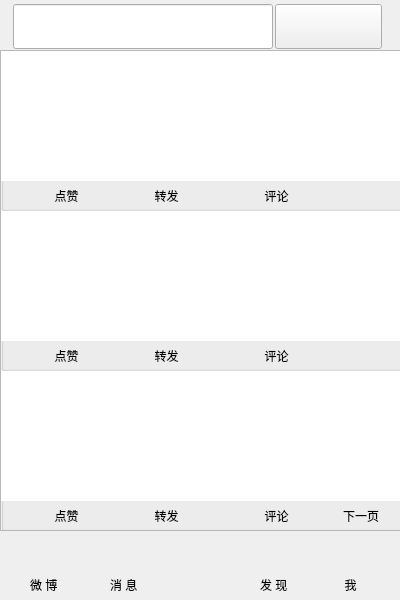
<?xml version="1.0" encoding="UTF-8"?>
<ui version="4.0">
 <class>me</class>
 <widget class="QMainWindow" name="me">
  <property name="enabled">
   <bool>true</bool>
  </property>
  <property name="geometry">
   <rect>
    <x>0</x>
    <y>0</y>
    <width>400</width>
    <height>600</height>
   </rect>
  </property>
  <property name="minimumSize">
   <size>
    <width>400</width>
    <height>600</height>
   </size>
  </property>
  <property name="maximumSize">
   <size>
    <width>400</width>
    <height>600</height>
   </size>
  </property>
  <property name="mouseTracking">
   <bool>false</bool>
  </property>
  <property name="windowTitle">
   <string>weibo</string>
  </property>
  <property name="styleSheet">
   <string notr="true">border-color: rgb(255, 0, 0);
color: rgb(0, 0, 0);</string>
  </property>
  <widget class="QWidget" name="centralWidget">
   <widget class="QLabel" name="aboutme">
    <property name="geometry">
     <rect>
      <x>330</x>
      <y>575</y>
      <width>41</width>
      <height>20</height>
     </rect>
    </property>
    <property name="text">
     <string>我</string>
    </property>
    <property name="alignment">
     <set>Qt::AlignCenter</set>
    </property>
   </widget>
   <widget class="QLabel" name="search_">
    <property name="geometry">
     <rect>
      <x>260</x>
      <y>575</y>
      <width>41</width>
      <height>20</height>
     </rect>
    </property>
    <property name="text">
     <string>发 现</string>
    </property>
   </widget>
   <widget class="QLabel" name="home">
    <property name="geometry">
     <rect>
      <x>30</x>
      <y>575</y>
      <width>41</width>
      <height>20</height>
     </rect>
    </property>
    <property name="text">
     <string>微 博</string>
    </property>
   </widget>
   <widget class="QPushButton" name="message">
    <property name="geometry">
     <rect>
      <x>88</x>
      <y>535</y>
      <width>75</width>
      <height>41</height>
     </rect>
    </property>
    <property name="text">
     <string/>
    </property>
    <property name="icon">
     <iconset>
      <normaloff>I:/page_ui/imgs/white information.png</normaloff>I:/page_ui/imgs/white information.png</iconset>
    </property>
    <property name="iconSize">
     <size>
      <width>30</width>
      <height>30</height>
     </size>
    </property>
    <property name="flat">
     <bool>true</bool>
    </property>
   </widget>
   <widget class="QPushButton" name="me_">
    <property name="geometry">
     <rect>
      <x>320</x>
      <y>540</y>
      <width>61</width>
      <height>31</height>
     </rect>
    </property>
    <property name="text">
     <string/>
    </property>
    <property name="icon">
     <iconset>
      <normaloff>I:/page_ui/imgs/white.png</normaloff>I:/page_ui/imgs/white.png</iconset>
    </property>
    <property name="iconSize">
     <size>
      <width>30</width>
      <height>30</height>
     </size>
    </property>
    <property name="flat">
     <bool>true</bool>
    </property>
   </widget>
   <widget class="QPushButton" name="search">
    <property name="geometry">
     <rect>
      <x>240</x>
      <y>540</y>
      <width>61</width>
      <height>31</height>
     </rect>
    </property>
    <property name="text">
     <string/>
    </property>
    <property name="icon">
     <iconset>
      <normaloff>I:/page_ui/imgs/black search.png</normaloff>I:/page_ui/imgs/black search.png</iconset>
    </property>
    <property name="iconSize">
     <size>
      <width>30</width>
      <height>30</height>
     </size>
    </property>
    <property name="flat">
     <bool>true</bool>
    </property>
   </widget>
   <widget class="QPushButton" name="home_page">
    <property name="geometry">
     <rect>
      <x>10</x>
      <y>530</y>
      <width>71</width>
      <height>51</height>
     </rect>
    </property>
    <property name="text">
     <string/>
    </property>
    <property name="icon">
     <iconset>
      <normaloff>I:/page_ui/imgs/white house.png</normaloff>I:/page_ui/imgs/white house.png</iconset>
    </property>
    <property name="iconSize">
     <size>
      <width>30</width>
      <height>30</height>
     </size>
    </property>
    <property name="flat">
     <bool>true</bool>
    </property>
   </widget>
   <widget class="QLabel" name="msg">
    <property name="geometry">
     <rect>
      <x>110</x>
      <y>575</y>
      <width>41</width>
      <height>20</height>
     </rect>
    </property>
    <property name="text">
     <string>消 息</string>
    </property>
   </widget>
   <widget class="QPushButton" name="new_blog">
    <property name="geometry">
     <rect>
      <x>144</x>
      <y>540</y>
      <width>111</width>
      <height>51</height>
     </rect>
    </property>
    <property name="autoFillBackground">
     <bool>false</bool>
    </property>
    <property name="text">
     <string/>
    </property>
    <property name="icon">
     <iconset>
      <normaloff>I:/page_ui/imgs/plus sign.jpg</normaloff>I:/page_ui/imgs/plus sign.jpg</iconset>
    </property>
    <property name="iconSize">
     <size>
      <width>50</width>
      <height>50</height>
     </size>
    </property>
    <property name="flat">
     <bool>true</bool>
    </property>
   </widget>
   <widget class="QScrollArea" name="scrollArea">
    <property name="geometry">
     <rect>
      <x>0</x>
      <y>50</y>
      <width>401</width>
      <height>481</height>
     </rect>
    </property>
    <property name="widgetResizable">
     <bool>true</bool>
    </property>
    <widget class="QWidget" name="scrollAreaContents">
     <property name="geometry">
      <rect>
       <x>0</x>
       <y>0</y>
       <width>399</width>
       <height>479</height>
      </rect>
     </property>
     <property name="autoFillBackground">
      <bool>false</bool>
     </property>
     <widget class="QGroupBox" name="blog2">
      <property name="geometry">
       <rect>
        <x>0</x>
        <y>0</y>
        <width>401</width>
        <height>160</height>
       </rect>
      </property>
      <property name="title">
       <string/>
      </property>
      <widget class="QPushButton" name="comment1">
       <property name="geometry">
        <rect>
         <x>240</x>
         <y>129</y>
         <width>71</width>
         <height>31</height>
        </rect>
       </property>
       <property name="text">
        <string>评论</string>
       </property>
       <property name="flat">
        <bool>true</bool>
       </property>
      </widget>
      <widget class="QPushButton" name="forward1">
       <property name="geometry">
        <rect>
         <x>130</x>
         <y>129</y>
         <width>71</width>
         <height>31</height>
        </rect>
       </property>
       <property name="text">
        <string>转发</string>
       </property>
       <property name="flat">
        <bool>true</bool>
       </property>
      </widget>
      <widget class="QPushButton" name="fabulous1">
       <property name="geometry">
        <rect>
         <x>30</x>
         <y>129</y>
         <width>71</width>
         <height>31</height>
        </rect>
       </property>
       <property name="text">
        <string>点赞</string>
       </property>
       <property name="flat">
        <bool>true</bool>
       </property>
      </widget>
      <widget class="QTextBrowser" name="text_box1">
       <property name="geometry">
        <rect>
         <x>0</x>
         <y>0</y>
         <width>401</width>
         <height>130</height>
        </rect>
       </property>
       <property name="styleSheet">
        <string notr="true">font: 11pt &quot;Arial&quot;;</string>
       </property>
       <property name="frameShape">
        <enum>QFrame::NoFrame</enum>
       </property>
      </widget>
     </widget>
     <widget class="QGroupBox" name="blog2_2">
      <property name="geometry">
       <rect>
        <x>0</x>
        <y>160</y>
        <width>401</width>
        <height>160</height>
       </rect>
      </property>
      <property name="title">
       <string/>
      </property>
      <widget class="QPushButton" name="comment2">
       <property name="geometry">
        <rect>
         <x>240</x>
         <y>129</y>
         <width>71</width>
         <height>31</height>
        </rect>
       </property>
       <property name="text">
        <string>评论</string>
       </property>
       <property name="flat">
        <bool>true</bool>
       </property>
      </widget>
      <widget class="QPushButton" name="forward2">
       <property name="geometry">
        <rect>
         <x>130</x>
         <y>129</y>
         <width>71</width>
         <height>31</height>
        </rect>
       </property>
       <property name="text">
        <string>转发</string>
       </property>
       <property name="flat">
        <bool>true</bool>
       </property>
      </widget>
      <widget class="QPushButton" name="fabulous2">
       <property name="geometry">
        <rect>
         <x>30</x>
         <y>129</y>
         <width>71</width>
         <height>31</height>
        </rect>
       </property>
       <property name="text">
        <string>点赞</string>
       </property>
       <property name="flat">
        <bool>true</bool>
       </property>
      </widget>
      <widget class="QTextBrowser" name="text_box2">
       <property name="geometry">
        <rect>
         <x>0</x>
         <y>0</y>
         <width>401</width>
         <height>130</height>
        </rect>
       </property>
       <property name="styleSheet">
        <string notr="true">font: 11pt &quot;Arial&quot;;</string>
       </property>
       <property name="frameShape">
        <enum>QFrame::NoFrame</enum>
       </property>
      </widget>
     </widget>
     <widget class="QGroupBox" name="blog2_3">
      <property name="geometry">
       <rect>
        <x>0</x>
        <y>320</y>
        <width>401</width>
        <height>160</height>
       </rect>
      </property>
      <property name="title">
       <string/>
      </property>
      <widget class="QPushButton" name="comment3">
       <property name="geometry">
        <rect>
         <x>240</x>
         <y>129</y>
         <width>71</width>
         <height>31</height>
        </rect>
       </property>
       <property name="text">
        <string>评论</string>
       </property>
       <property name="flat">
        <bool>true</bool>
       </property>
      </widget>
      <widget class="QPushButton" name="forward3">
       <property name="geometry">
        <rect>
         <x>130</x>
         <y>129</y>
         <width>71</width>
         <height>31</height>
        </rect>
       </property>
       <property name="text">
        <string>转发</string>
       </property>
       <property name="flat">
        <bool>true</bool>
       </property>
      </widget>
      <widget class="QPushButton" name="fabulous3">
       <property name="geometry">
        <rect>
         <x>30</x>
         <y>129</y>
         <width>71</width>
         <height>31</height>
        </rect>
       </property>
       <property name="text">
        <string>点赞</string>
       </property>
       <property name="flat">
        <bool>true</bool>
       </property>
      </widget>
      <widget class="QTextBrowser" name="text_box3">
       <property name="geometry">
        <rect>
         <x>0</x>
         <y>0</y>
         <width>401</width>
         <height>130</height>
        </rect>
       </property>
       <property name="styleSheet">
        <string notr="true">font: 11pt &quot;Arial&quot;;</string>
       </property>
       <property name="frameShape">
        <enum>QFrame::NoFrame</enum>
       </property>
      </widget>
      <widget class="QPushButton" name="next_page">
       <property name="geometry">
        <rect>
         <x>320</x>
         <y>130</y>
         <width>80</width>
         <height>30</height>
        </rect>
       </property>
       <property name="text">
        <string>下一页</string>
       </property>
       <property name="flat">
        <bool>true</bool>
       </property>
      </widget>
     </widget>
    </widget>
   </widget>
   <widget class="QToolButton" name="search_2">
    <property name="geometry">
     <rect>
      <x>275</x>
      <y>4</y>
      <width>107</width>
      <height>45</height>
     </rect>
    </property>
    <property name="minimumSize">
     <size>
      <width>107</width>
      <height>45</height>
     </size>
    </property>
    <property name="maximumSize">
     <size>
      <width>107</width>
      <height>45</height>
     </size>
    </property>
    <property name="text">
     <string/>
    </property>
    <property name="icon">
     <iconset>
      <normaloff>I:/page_ui/imgs/white search.png</normaloff>I:/page_ui/imgs/white search.png</iconset>
    </property>
   </widget>
   <widget class="QLineEdit" name="search_box">
    <property name="enabled">
     <bool>true</bool>
    </property>
    <property name="geometry">
     <rect>
      <x>13</x>
      <y>4</y>
      <width>260</width>
      <height>45</height>
     </rect>
    </property>
    <property name="sizePolicy">
     <sizepolicy hsizetype="Expanding" vsizetype="Fixed">
      <horstretch>0</horstretch>
      <verstretch>0</verstretch>
     </sizepolicy>
    </property>
    <property name="minimumSize">
     <size>
      <width>260</width>
      <height>45</height>
     </size>
    </property>
    <property name="maximumSize">
     <size>
      <width>247</width>
      <height>50</height>
     </size>
    </property>
    <property name="cursor">
     <cursorShape>ArrowCursor</cursorShape>
    </property>
    <property name="mouseTracking">
     <bool>true</bool>
    </property>
    <property name="acceptDrops">
     <bool>true</bool>
    </property>
    <property name="styleSheet">
     <string notr="true">font: 11pt &quot;Arial&quot;;</string>
    </property>
   </widget>
  </widget>
 </widget>
 <layoutdefault spacing="3" margin="6"/>
 <resources/>
 <connections>
  <connection>
   <sender>home_page</sender>
   <signal>clicked()</signal>
   <receiver>home_page</receiver>
   <slot>click()</slot>
   <hints>
    <hint type="sourcelabel">
     <x>47</x>
     <y>545</y>
    </hint>
    <hint type="destinationlabel">
     <x>46</x>
     <y>541</y>
    </hint>
   </hints>
  </connection>
  <connection>
   <sender>message</sender>
   <signal>clicked()</signal>
   <receiver>message</receiver>
   <slot>click()</slot>
   <hints>
    <hint type="sourcelabel">
     <x>130</x>
     <y>546</y>
    </hint>
    <hint type="destinationlabel">
     <x>130</x>
     <y>536</y>
    </hint>
   </hints>
  </connection>
  <connection>
   <sender>new_blog</sender>
   <signal>clicked()</signal>
   <receiver>new_blog</receiver>
   <slot>click()</slot>
   <hints>
    <hint type="sourcelabel">
     <x>201</x>
     <y>550</y>
    </hint>
    <hint type="destinationlabel">
     <x>201</x>
     <y>546</y>
    </hint>
   </hints>
  </connection>
  <connection>
   <sender>search</sender>
   <signal>clicked()</signal>
   <receiver>search</receiver>
   <slot>click()</slot>
   <hints>
    <hint type="sourcelabel">
     <x>272</x>
     <y>549</y>
    </hint>
    <hint type="destinationlabel">
     <x>272</x>
     <y>545</y>
    </hint>
   </hints>
  </connection>
  <connection>
   <sender>me_</sender>
   <signal>clicked()</signal>
   <receiver>me_</receiver>
   <slot>click()</slot>
   <hints>
    <hint type="sourcelabel">
     <x>352</x>
     <y>548</y>
    </hint>
    <hint type="destinationlabel">
     <x>352</x>
     <y>544</y>
    </hint>
   </hints>
  </connection>
 </connections>
 <slots>
  <signal>signal1()</signal>
  <signal>signal2()</signal>
 </slots>
</ui>
